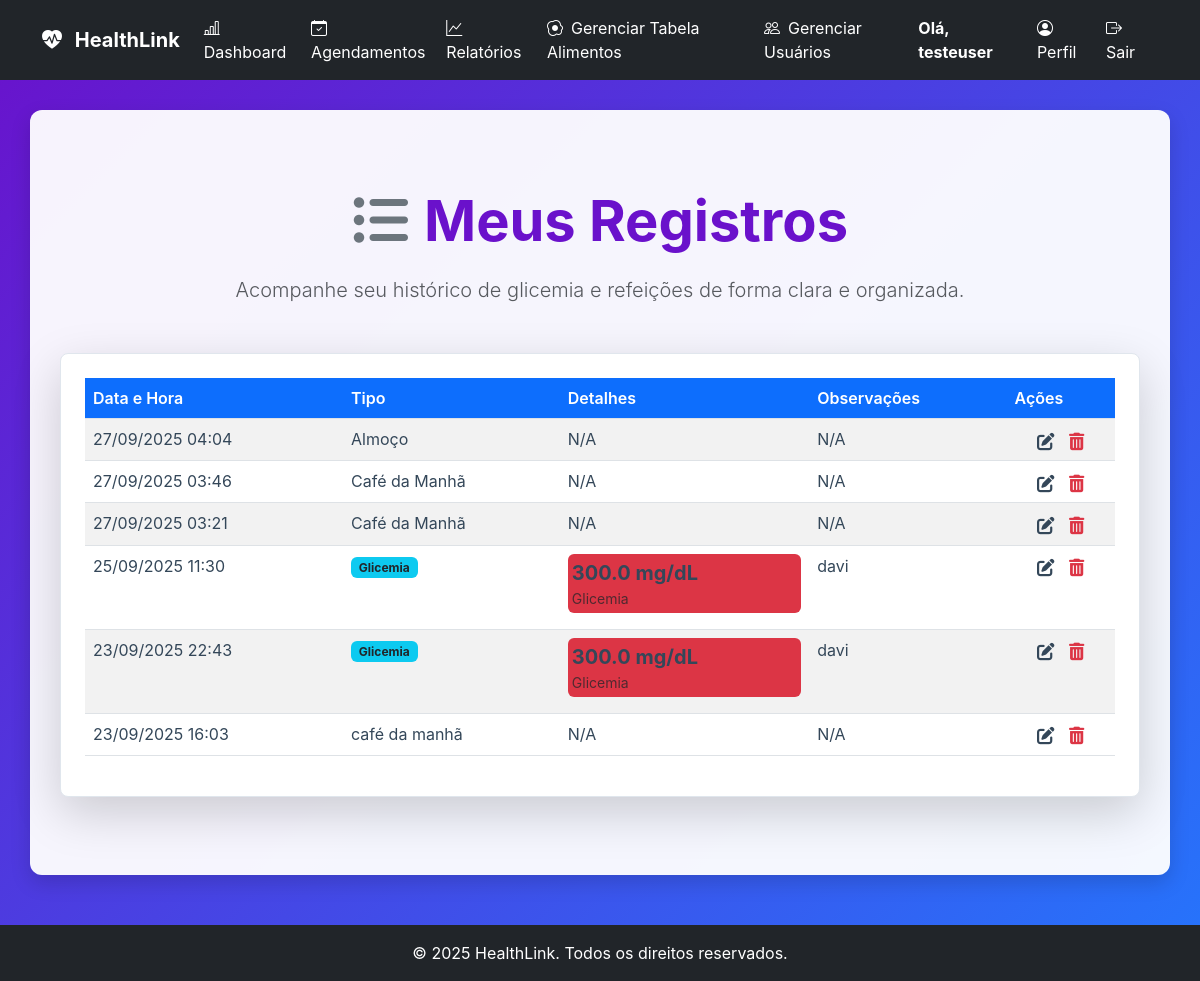
/registros (signed in), run on the app's committed database.
### tables this page shows
CREATE TABLE users (
                    id INTEGER PRIMARY KEY,
                    username TEXT UNIQUE NOT NULL,
                    password_hash TEXT NOT NULL,
                    role TEXT NOT NULL DEFAULT 'paciente',
                    email TEXT,
                    nome TEXT,
                    razao_ic REAL,
                    fator_sensibilidade REAL,
                    data_nascimento TEXT,
                    sexo TEXT
                , nome_completo TEXT, telefone TEXT, medico_id INTEGER, meta_glicemia INTEGER, documento TEXT, crm TEXT, especialidade TEXT, cns TEXT, ric_manha REAL, ric_almoco REAL, ric_jantar REAL, fsi_manha REAL, fsi_almoco REAL, fsi_jantar REAL);

CREATE TABLE registros (
                    id INTEGER PRIMARY KEY,
                    user_id INTEGER NOT NULL,
                    data_hora TEXT NOT NULL,
                    tipo TEXT NOT NULL,
                    valor REAL,
                    observacoes TEXT,
                    alimentos_json TEXT,
                    total_calorias REAL,
                    total_carbs REAL, dose_insulina REAL, dose_aplicada REAL, tipo_medicao TEXT,
                    FOREIGN KEY (user_id) REFERENCES users (id)
                );

### app.py (the view)
@app.route('/registros')
@login_required
def registros():
    registros_brutos = db_manager.carregar_registros(current_user.id)
    registros_prontos = formatar_registros_para_exibicao(registros_brutos)
    return render_template(
        'registros.html',
        registros=registros_prontos,
        get_status_class=get_status_class
    )

### app.py (called while the page is built)
def get_status_class(valor_glicemia):
    try:
        valor = float(valor_glicemia)
    except (ValueError, TypeError):
        return 'bg-secondary'
    if valor < 70:
        return 'bg-danger'
    elif 70 <= valor <= 130:
        return 'bg-success'
    elif 130 < valor <= 180:
        return 'bg-warning'
    else:
        return 'bg-danger'

@app.context_processor
def inject_now():
    return {'now': datetime.now}

### database_manager.py (called while the page is built)
    def get_db_connection(self):
        conn = sqlite3.connect(self.db_path)
        conn.execute("PRAGMA foreign_keys = ON;")
        conn.row_factory = sqlite3.Row
        return conn

    def carregar_usuario_por_id(self, user_id):
        conn = self.get_db_connection()
        user_data = conn.execute(
            "SELECT id, username, role, email, nome_completo, razao_ic, fator_sensibilidade, data_nascimento, sexo, telefone, medico_id FROM users WHERE id = ?",
            (user_id,)
        ).fetchone()
        conn.close()
        return dict(user_data) if user_data else None

### models.py (called while the page is built)
    @property
    def is_paciente(self):
        return self.role == 'paciente' or self.role == 'user'

### templates/registros.html (shortened to what this page needs)
{% extends 'base.html' %}
{% block content %}
<div class="container my-5">
    <div class="text-center mb-5">
        <h1 class="display-4 fw-bold">
            <i class="fas fa-list-ul me-3 text-secondary"></i>Meus Registros
        </h1>
        <p class="lead text-muted">Acompanhe seu histórico de glicemia e refeições de forma clara e organizada.</p>
    </div>
    <div class="card p-4 shadow-lg rounded-3">
        <div class="table-responsive">
            <table class="table table-striped table-hover records-table">
                <thead>
                    <tr>
                        <th scope="col" class="text-white bg-primary rounded-top-start">Data e Hora</th>
                        <th scope="col" class="text-white bg-primary">Tipo</th>
                        <th scope="col" class="text-white bg-primary">Detalhes</th>
                        <th scope="col" class="text-white bg-primary">Observações</th>
                        <th scope="col" class="text-white bg-primary rounded-top-end">Ações</th>
                    </tr>
                </thead>
                <tbody>
                    {% if registros %}
                    {% for registro in registros %}
                    <tr>
                        <td>
                            {{ registro.data_hora.strftime('%d/%m/%Y %H:%M') if registro.data_hora else 'N/A' }}
                        </td>
                        <td>
                            {% if registro.is_glicemia and registro.is_refeicao %}
                            <span class="badge bg-success">{{ registro.tipo_exibicao }} + GC</span>
                            {% elif registro.is_glicemia %}
                            <span class="badge bg-info text-dark">{{ registro.tipo_exibicao }}</span>
                            {% elif registro.is_refeicao %}
                            <span class="badge bg-success">{{ registro.tipo_exibicao }}</span>
                            {% else %}
                            {{ registro.tipo }}
                            {% endif %}
                        </td>
                        <td>
                            <div class="d-flex flex-column">
                                {% if registro.is_glicemia %}
                                {% set glicemia_valor = registro.valor | default(0.0) | float %}
                                <div class="glicemia-status {{ get_status_class(glicemia_valor) }} mb-2 p-1 rounded-2">
                                    <span class="fw-bold fs-5">
                                        {{ "{:.1f}".format(glicemia_valor) }} mg/dL
                                    </span>
                                    <small class="text-muted d-block mt-n1">Glicemia</small>
                                </div>
                                {% endif %}
                                {% set total_calorias = registro.total_calorias | default(0.0) | float %}
                                {% set total_carbs = registro.total_carbs | default(0.0) | float %}
                                {% if not registro.is_glicemia and not registro.is_refeicao %}
                                N/A
                                {% endif %}
                            </div>
                        </td>
                        <td>{{ registro.observacoes if registro.observacoes else 'N/A' }}</td>
                        <td class="action-buttons text-center">
                            <a href="{{ url_for('editar_registo', id=registro.id) }}"
                                class="btn btn-sm btn-link text-warning p-0 me-2" data-bs-toggle="tooltip"
                                data-bs-placement="top" title="Editar Registro">
                            </a>
                            <form action="{{ url_for('excluir_registo', id=registro.id) }}" method="post"
                                onsubmit="return confirm('Tem certeza que deseja excluir este registro?');"
                                style="display: inline;">
                                <button type="submit" class="btn btn-sm btn-link text-danger p-0"
                                    data-bs-toggle="tooltip" data-bs-placement="top" title="Excluir Registro">
                                </button>
                            </form>
                        </td>
                    </tr>
                    {% endfor %}
                    {% else %}
                    <tr>
                        <td colspan="5" class="text-center text-muted py-4">Nenhum registro encontrado.</td>
                    </tr>
                    {% endif %}
                </tbody>
            </table>
        </div>
    </div>
</div>
{% endblock %}

### templates/base.html (shortened to what this page needs)
<!DOCTYPE html>
<html lang="pt-br">
<head>
    <link href="https://cdn.jsdelivr.net/npm/bootstrap@5.3.0/dist/css/bootstrap.min.css" rel="stylesheet">
    <link href="https://cdn.jsdelivr.net/npm/bootstrap-icons/font/bootstrap-icons.css" rel="stylesheet">
    <link rel="stylesheet" href="https://cdnjs.cloudflare.com/ajax/libs/font-awesome/6.0.0-beta3/css/all.min.css">
    <link rel="stylesheet" href="{{ url_for('static', filename='css/style.css') }}">
</head>
<body>
    <nav class="navbar navbar-expand-lg navbar-dark bg-dark">
        <div class="container">
            <a class="navbar-brand fw-bold" href="{{ url_for('index') }}">
                <i class="bi bi-heart-pulse-fill me-2"></i> HealthLink
            </a>
            <div class="collapse navbar-collapse" id="navbarNav">
                <ul class="navbar-nav me-auto">
                    {% if current_user.is_authenticated %}
                    <li class="nav-item">
                        <a class="nav-link" href="{{ url_for('dashboard') }}">
                            <i class="bi bi-bar-chart-line me-2"></i>Dashboard
                        </a>
                    </li>
                    {% if current_user.is_paciente %}
                    <li class="nav-item">
                        <a class="nav-link" href="{{ url_for('registros') }}">
                            <i class="bi bi-journal-text me-2"></i>Meus Registros
                        </a>
                    </li>
                    <li class="nav-item">
                        <a class="nav-link" href="{{ url_for('relatorios.relatorios_page') }}">
                            <i class="bi bi-graph-up me-2"></i>Relatórios
                        </a>
                    </li>
                    <li class="nav-item">
                        <a class="nav-link" href="{{ url_for('registrar_glicemia') }}">
                            <i class="bi bi-droplet-fill me-2"></i>Registrar Glicemia
                        </a>
                    </li>
                    <li class="nav-item">
                        <a class="nav-link" href="{{ url_for('registrar_refeicao') }}">
                            <i class="bi bi-utensils me-2"></i>Registrar Refeição
                        </a>
                    </li>
                    <li class="nav-item">
                        <a class="nav-link" href="{{ url_for('minhas_consultas') }}">
                            <i class="bi bi-calendar-event me-2"></i>Minhas Consultas
                        </a>
                    </li>
                    {% elif current_user.role in ['medico', 'secretario', 'admin'] %}
                    <li class="nav-item">
                        <a class="nav-link" href="{{ url_for('gerenciar_agendamentos') }}">
                            <i class="bi bi-calendar-check me-2"></i>Agendamentos
                        </a>
                    </li>
                    <li class="nav-item">
                        <a class="nav-link" href="{{ url_for('relatorios.relatorios_page') }}">
                            <i class="bi bi-graph-up me-2"></i>Relatórios
                        </a>
                    </li>
                    {% if current_user.role in ['secretario', 'admin'] %}
                    <li class="nav-item">
                        <a class="nav-link" href="{{ url_for('registrar_alimento_redirect') }}">
                            <i class="bi bi-egg-fried me-2"></i>Gerenciar Tabela Alimentos
                        </a>
                    </li>
                    <li class="nav-item">
                        <a class="nav-link" href="{{ url_for('gerenciar_usuarios') }}">
                            <i class="bi bi-people me-2"></i>Gerenciar Usuários
                        </a>
                    </li>
                    {% endif %}
                    {% endif %}
                    {% endif %}
                </ul>
                <ul class="navbar-nav">
                    {% if current_user.is_authenticated %}
                    <li class="nav-item me-3 d-flex align-items-center">
                        <span class="navbar-text text-white fw-bold">
                            Olá, {{ current_user.username or current_user.nome_completo }}
                        </span>
                    </li>
                    <li class="nav-item">
                        <a class="nav-link" href="{{ url_for('perfil_paciente', paciente_id=current_user.id) }}">
                            <i class="bi bi-person-circle me-2"></i>Perfil
                        </a>
                    </li>
                    <li class="nav-item">
                        <a class="nav-link text-danger" href="{{ url_for('logout') }}">
                            <i class="bi bi-box-arrow-right me-2"></i>Sair
                        </a>
                    </li>
                    {% endif %}
                </ul>
            </div>
        </div>
    </nav>
    <main id="main-content">
        <div class="container">
            {% block content %}
            {% endblock %}
        </div>
    </main>
    <footer class="text-white text-center py-3 mt-5 bg-dark">
        &copy; {{ now().year }} HealthLink. Todos os direitos reservados.
    </footer>
</body>
</html>

### static/css/style.css (style rules this page uses)
:root { --primary-color: #007bff; --accent-color: #6a11cb; --text-dark: #344759; --text-light: white; --gradient-bg: linear-gradient(135deg, #6a11cb 0%, #2575fc 100%); --success-color: #28a745; --danger-color: #dc3545; --info-color: #17a2b8; --shadow-sm: 0 2px 4px rgba(0, 0, 0, 0.1); --shadow-lg: 0 8px 20px rgba(0, 0, 0, 0.15); }
body, html { margin: 0; padding: 0; height: 100%; font-family: -apple-system, BlinkMacSystemFont, "Segoe UI", Roboto, "Helvetica Neue", Arial, sans-serif; color: var(--text-dark); }
#app-wrapper, body { background: var(--gradient-bg); min-height: 100vh; }
#main-content { background-color: rgba(255, 255, 255, 0.95); border-radius: 12px; box-shadow: var(--shadow-lg); padding: 30px; margin: 30px auto 50px auto; max-width: 1200px; width: 95%; display: block; }
#main-content .container { max-width: 100%; width: 100%; margin-top: 0; padding: 0; background-color: transparent; }
.navbar-nav .nav-link, .navbar-brand { color: var(--text-light) !important; }
h1, h2, h3 { color: var(--accent-color); margin-top: 0; margin-bottom: 20px; }
.card { background-color: white; border: 1px solid #e0e6ed; border-radius: 8px; box-shadow: var(--shadow-sm); padding: 20px; margin-bottom: 20px; }
.table th { background-color: var(--accent-color); color: white; font-weight: bold; }
.table td { color: var(--text-dark); }
.card a, .card h6, .card p { color: var(--text-dark) !important; background: transparent !important; }
.table thead { background-color: #5d2590; }
.table th { color: white; font-weight: 600; }

### data on the page
users: username "testeuser"
registros: data_hora "27/09/2025 04:04", tipo "Almoço", shows "N/A", observacoes "N/A"
registros: data_hora "27/09/2025 03:46", tipo "Café da Manhã", shows "N/A", observacoes "N/A"
registros: data_hora "27/09/2025 03:21", tipo "Café da Manhã", shows "N/A", observacoes "N/A"
registros: data_hora "25/09/2025 11:30", tipo_exibicao "Glicemia", valor "300.0", observacoes "davi"
registros: data_hora "23/09/2025 22:43", tipo_exibicao "Glicemia", valor "300.0", observacoes "davi"
registros: data_hora "23/09/2025 16:03", tipo "café da manhã", shows "N/A", observacoes "N/A"
